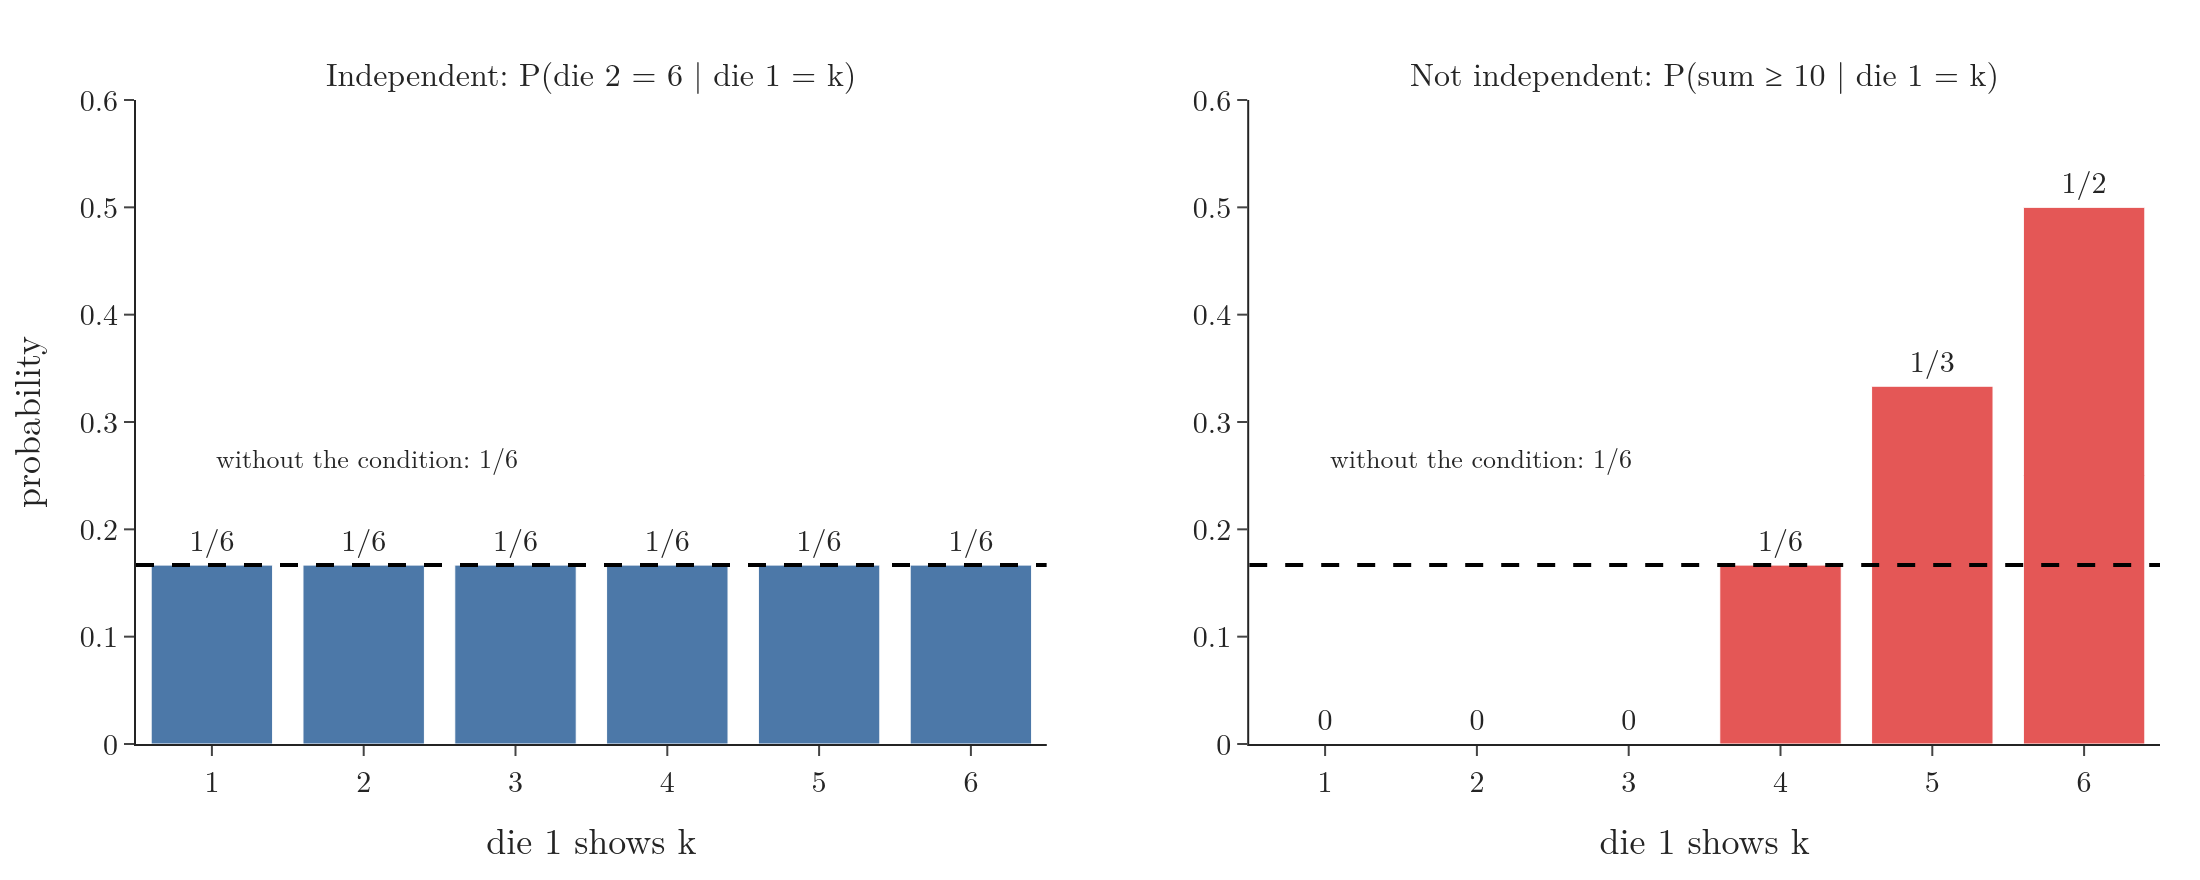

Python code for this plot:
"""Exact probabilities for two dice (Plotly): P(die 2 = 6 | die 1 = k) is 1/6 for every k (independent);
P(sum >= 10 | die 1 = k) changes with k (dependent)."""
from pathlib import Path
from fractions import Fraction
from itertools import product
import plotly.graph_objects as go
from plotly.subplots import make_subplots

here = Path(__file__).parent
out = list(product(range(1, 7), repeat=2))
k = list(range(1, 7))
p6 = [Fraction(sum(1 for a, b in out if a == j and b == 6), sum(1 for a, b in out if a == j)) for j in k]
p10 = [Fraction(sum(1 for a, b in out if a == j and a + b >= 10), sum(1 for a, b in out if a == j)) for j in k]
base6 = Fraction(sum(1 for a, b in out if b == 6), 36)
base10 = Fraction(sum(1 for a, b in out if a + b >= 10), 36)
print(p6, base6, p10, base10)
fig = make_subplots(rows=1, cols=2, horizontal_spacing=0.1,
                    subplot_titles=("Independent: P(die 2 = 6 | die 1 = k)", "Not independent: P(sum ≥ 10 | die 1 = k)"))
for col, vals, base, c in ((1, p6, base6, "#4C78A8"), (2, p10, base10, "#E45756")):
    fig.add_trace(go.Bar(x=k, y=[float(v) for v in vals], marker_color=c, text=[str(v) for v in vals], textposition="outside"), 1, col)
    fig.add_trace(go.Scatter(x=[0.5, 6.5], y=[float(base)] * 2, mode="lines", line=dict(color="black", dash="dash", width=2)), 1, col)
    fig.add_annotation(x=1.0, y=float(base) + 0.1, text=f"without the condition: {base}", showarrow=False, xanchor="left",
                       font=dict(size=13), row=1, col=col)
fig.update_xaxes(title="die 1 shows k", dtick=1)
fig.update_yaxes(range=[0, 0.6])
fig.update_yaxes(title="probability", row=1, col=1)
fig.update_layout(template="simple_white", width=1100, height=440, showlegend=False,
                  font=dict(family="Latin Modern Roman", size=15), margin=dict(l=60, r=20, t=50, b=60))
fig.write_image(here / "independence.png", scale=2); fig.write_image(here / "independence.pdf")
